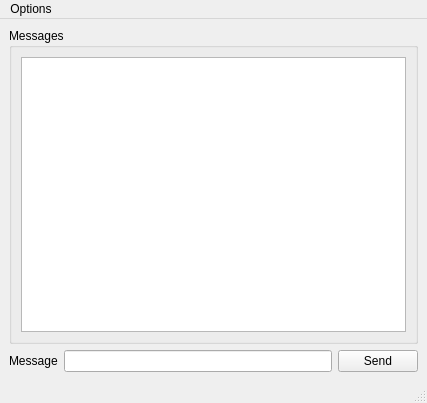
<?xml version="1.0" encoding="UTF-8"?>
<ui version="4.0">
 <class>MainWindow</class>
 <widget class="QMainWindow" name="MainWindow">
  <property name="geometry">
   <rect>
    <x>0</x>
    <y>0</y>
    <width>427</width>
    <height>403</height>
   </rect>
  </property>
  <property name="windowTitle">
   <string>Client</string>
  </property>
  <widget class="QWidget" name="centralwidget">
   <layout class="QVBoxLayout" name="verticalLayout_2">
    <item>
     <widget class="QGroupBox" name="groupBox">
      <property name="title">
       <string>Messages</string>
      </property>
      <layout class="QVBoxLayout" name="verticalLayout">
       <item>
        <widget class="QListWidget" name="lstMessage"/>
       </item>
      </layout>
     </widget>
    </item>
    <item>
     <layout class="QHBoxLayout" name="horizontalLayout">
      <item>
       <widget class="QLabel" name="label">
        <property name="text">
         <string>Message</string>
        </property>
       </widget>
      </item>
      <item>
       <widget class="QLineEdit" name="lnMessage"/>
      </item>
      <item>
       <widget class="QPushButton" name="btnSend">
        <property name="text">
         <string>Send</string>
        </property>
       </widget>
      </item>
     </layout>
    </item>
   </layout>
  </widget>
  <widget class="QMenuBar" name="menubar">
   <property name="geometry">
    <rect>
     <x>0</x>
     <y>0</y>
     <width>427</width>
     <height>22</height>
    </rect>
   </property>
   <widget class="QMenu" name="menuOptions">
    <property name="title">
     <string>Options</string>
    </property>
    <addaction name="actionConnect"/>
    <addaction name="actionExit"/>
   </widget>
   <addaction name="menuOptions"/>
  </widget>
  <widget class="QStatusBar" name="statusbar"/>
  <action name="actionConnect">
   <property name="text">
    <string>Connect</string>
   </property>
  </action>
  <action name="actionExit">
   <property name="text">
    <string>Exit</string>
   </property>
  </action>
 </widget>
 <resources/>
 <connections/>
</ui>
